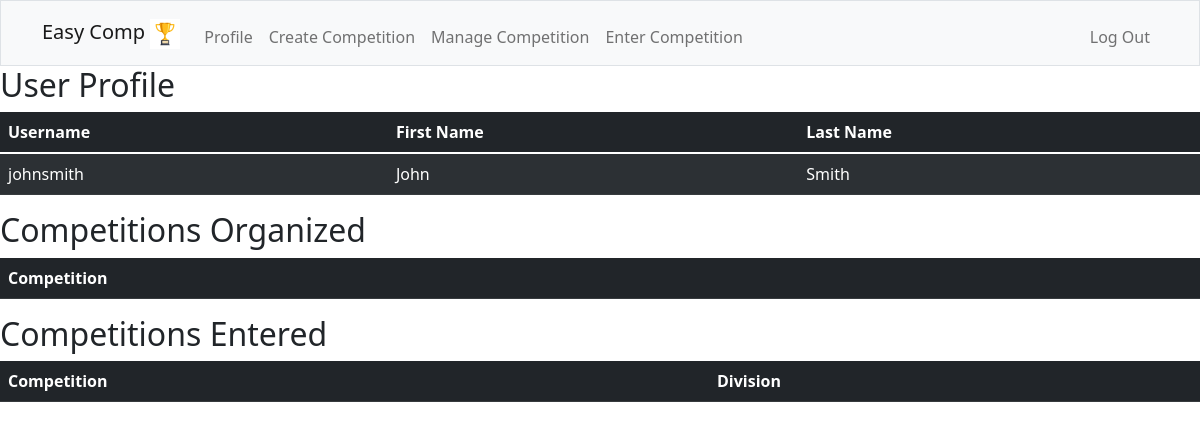
Before: / (signed in) with the older database file.
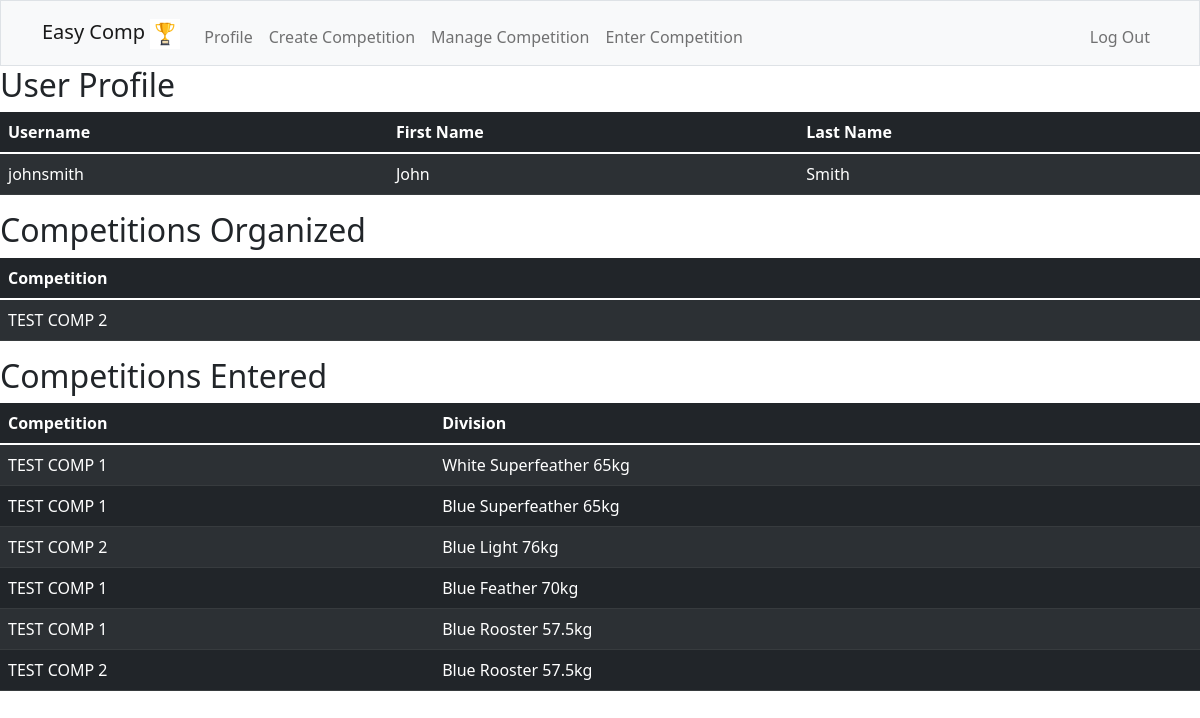
After: the same page with the newer database file.
### tables this page shows
CREATE TABLE users (
    id INTEGER NOT NULL,
    username TEXT NOT NULL,
    hash TEXT NOT NULL,
    firstname TEXT NOT NULL,
    lastname TEXT NOT NULL,
    PRIMARY KEY(id)
);

CREATE TABLE competitions (
    id INTEGER NOT NULL,
    name TEXT NOT NULL UNIQUE,
    format TEXT NOT NULL,
    organizer_id INTEGER NOT NULL,
    PRIMARY KEY(id),
    FOREIGN KEY(organizer_id) REFERENCES users(id)
);

CREATE TABLE divisions (
    id INTEGER NOT NULL,
    name TEXT NOT NULL,
    comp_id INTEGER NOT NULL,
    comp_name TEXT NOT NULL,
    PRIMARY KEY(id),
    FOREIGN KEY(comp_id) REFERENCES competitions(id)
    FOREIGN KEY(comp_name) REFERENCES competitions(name)
);

### app.py (the view)
@app.route("/")
@login_required
def index():
    rows = db.execute("SELECT * FROM users WHERE id = ?", session["user_id"])
    username = rows[0]["username"]
    firstname = rows[0]["firstname"]
    lastname = rows[0]["lastname"]
    competitions = []
    rows = db.execute("SELECT * FROM competitions WHERE organizer_id = ?", session["user_id"])
    for i in range(len(rows)):
        competition = rows[i]["name"]
        competitions.append(competition)
    rows = db.execute("SELECT DISTINCT comp_name, name FROM divisions INNER JOIN competitors on competitors.division_id = divisions.id WHERE competitor_id = ?", session["user_id"])
    entered = rows
    return render_template("index.html", username=username, firstname=firstname, lastname=lastname, competitions=competitions, entered=entered)

### app.py (called while the page is built)
@app.after_request
def after_request(response):
    response.headers["Cache-Control"] = "no-cache, no-store, must-revalidate"
    response.headers["Expires"] = 0
    response.headers["Pragma"] = "no-cache"
    return response

### helpers.py (called while the page is built)
def login_required(f):
    @wraps(f)
    def decorated_function(*args, **kwargs):
        if session.get("user_id") is None:
            return redirect("/login")
        return f(*args, **kwargs)
    return decorated_function

### templates/index.html
{% extends "layout.html" %}
{% block main %}
<h2>User Profile</h2>
<table class="table table-dark table-striped">
    <thead>
        <tr>
            <th>Username</th>
            <th>First Name</th>
            <th>Last Name</th>
        </tr>
    </thead>
    <tbody>
        <tr>
            <td>{{ username }}</td>
            <td>{{ firstname | capitalize }}</td>
            <td>{{ lastname | capitalize }}</td>
        </tr>
    </tbody>
</table>
<table class="table table-dark table-striped">
    <h2>Competitions Organized</h2>
    <thead>
        <th>Competition</th>
    </thead>
    <tbody>
        {% for competition in competitions %}
        <tr>
            <td>{{ competition }}</td>
        </tr>
        {% endfor %}
    </tbody>
</table>
<table class="table table-dark table-striped">
    <h2>Competitions Entered</h2>
    <thead>
        <th>Competition</th>
        <th>Division</th>
    </thead>
    <tbody>
        {% for entry in entered %}
        <tr>
            <td>{{ entry["comp_name"]}}</td>
            <td>{{ entry["name"]}}</td>
         </tr>
        {% endfor %}
    </tbody>
</table>
{% endblock %}

### templates/layout.html (shortened to what this page needs)
<!DOCTYPE html>
<html lang="en">
    <head>
         <link href="https://cdn.jsdelivr.net/npm/bootstrap@5.1.3/dist/css/bootstrap.min.css" rel="stylesheet">
         <link href="/static/styles.css" rel="stylesheet">
    </head>
    <body>
        <nav class="bg-light border navbar navbar-expand-md navbar-light">
            <div class="container">
                <a class="navbar-brand" href="/"><span class="title">Easy Comp</span>
                    <img src="/static/images/vecteezy_flat-design-trophy-trophy-vector-isolated-on-white-background_6425320.jpg" width="30" height="30" alt="trophy">
                </a>
                <div class="collapse navbar-collapse" id="navbar">
                    {% if session ["user_id"] %}
                    <ul class="navbar-nav me-auto mt-2">
                        <li class="nav-item"><a class="nav-link" href="/">Profile</a></li>
                        <li class="nav-item"><a class="nav-link" href="/create">Create Competition</a></li>
                        <li class="nav-item"><a class="nav-link" href="/manage">Manage Competition</a></li>
                        <li class="nav-item"><a class="nav-link" href="/enter">Enter Competition</a></li>
                    </ul>
                    <ul class="navbar-nav ms-auto mt-2">
                        <li class="nav-item"><a class="nav-link" href="/logout">Log Out</a></li>
                    </ul>
                    {% else %}
                    <ul class="navbar-nav ms-auto mt-2">
                        <li class="nav-item"><a class="nav-link" href="/register">Register</a></li>
                    </ul>
                    {% endif %}
                </div>
            </div>
        </nav>
        {% block main %}{% endblock %}
    </body>
</html>

Changed rows visible on the page:
added competitions: name "TEST COMP 2"
added divisions: comp_name "TEST COMP 1", name "White Superfeather 65kg"
added divisions: comp_name "TEST COMP 1", name "Blue Superfeather 65kg"
added divisions: comp_name "TEST COMP 2", name "Blue Light 76kg"
added divisions: comp_name "TEST COMP 1", name "Blue Feather 70kg"
added divisions: comp_name "TEST COMP 1", name "Blue Rooster 57.5kg"
added divisions: comp_name "TEST COMP 2", name "Blue Rooster 57.5kg"
